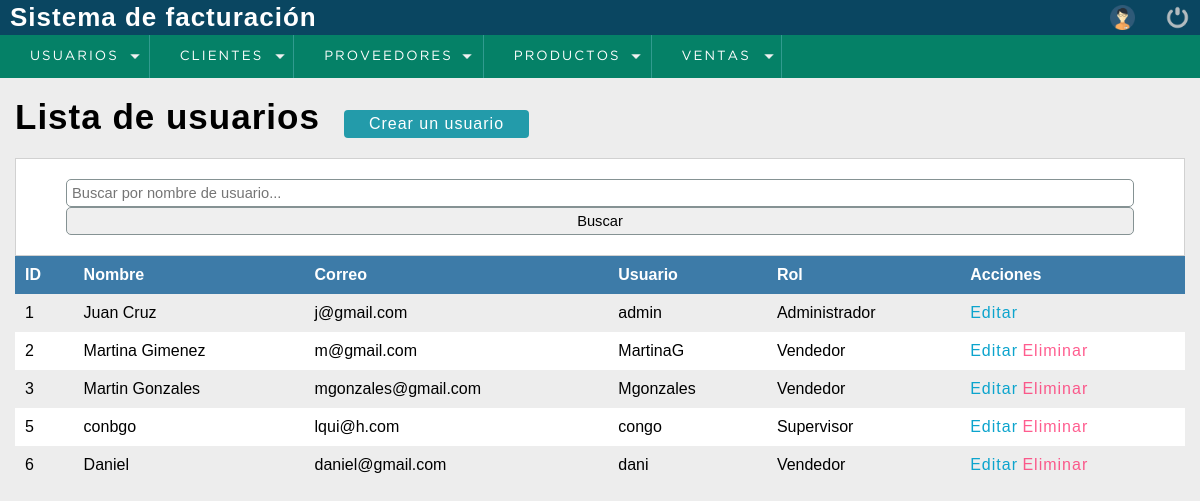
The page /proyecto/sistema/lista_usuario.php (signed in) on the database its author committed.
### tables this page shows
CREATE TABLE `usuario` (
  `idusuario` int(11) NOT NULL,
  `nombre` varchar(50) DEFAULT NULL,
  `correo` varchar(100) DEFAULT NULL,
  `usuario` varchar(15) DEFAULT NULL,
  `clave` varchar(100) DEFAULT NULL,
  `rol` int(11) DEFAULT NULL
);

CREATE TABLE `rol` (
  `idrol` int(11) NOT NULL,
  `rol` varchar(20) DEFAULT NULL
);

### proyecto/sistema/lista_usuario.php (the view, shortened to what this page needs)
<?php
    include "../bd.php";
    $nombre_usuario = '';
?>
<!DOCTYPE html>
<html lang="en">
<head>
    <?php include "includes/scripts.php"; ?>
    <?php include "includes/header.php"; ?>
</head>
<body>
    <section id="container">
        <h1>Lista de usuarios</h1>
        <a href="registro_usuario.php" class="btn_new">Crear un usuario</a>
        <form action="" method="GET" class="form_search">
            <input type="text" name="nombre_usuario" id="nombre_usuario" placeholder="Buscar por nombre de usuario..." value="<?php echo $nombre_usuario; ?>">
            <input type="submit" value="Buscar" class="btn_search">
        </form>
        <table>
            <tr>
                <th>ID</th>
                <th>Nombre</th>
                <th>Correo</th>
                <th>Usuario</th>
                <th>Rol</th>
                <th>Acciones</th>
            </tr>
            <?php
            if (!empty($nombre_usuario)) {
                $query = mysqli_query($connection, "SELECT u.idusuario, u.nombre, u.correo, u.usuario, r.rol FROM usuario u INNER JOIN rol r ON u.rol = r.idrol WHERE u.usuario LIKE '%$nombre_usuario%'");
            } else {
                $query = mysqli_query($connection, "SELECT u.idusuario, u.nombre, u.correo, u.usuario, r.rol FROM usuario u INNER JOIN rol r ON u.rol = r.idrol");
            }
            $result = mysqli_num_rows($query);
            if ($result > 0) {
                while ($data = mysqli_fetch_array($query)) {
            ?>
            <tr>
                <td><?php echo $data['idusuario']; ?></td>
                <td><?php echo $data['nombre']; ?></td>
                <td><?php echo $data['correo']; ?></td>
                <td><?php echo $data['usuario']; ?></td>
                <td><?php echo $data['rol']; ?></td>
                <td>
                    <a class="link_edit" href="editar_usuario.php?id=<?php echo $data['idusuario']; ?>">Editar</a>
                    <?php
                    if ($data['idusuario'] != 1) {
                    ?>
                        <a class="link_delete" href="eliminar_usuario.php?id=<?php echo $data['idusuario']; ?>">Eliminar</a>
                    <?php } ?>
                </td>
            </tr>
            <?php
                }
            } else {
                echo '<tr><td colspan="6">No hay usuarios registrados o no se encontraron resultados para la búsqueda.</td></tr>';
            }
            ?>
        </table>
    </section>
</body>
</html>

### proyecto/sistema/css/style.css (style rules this page uses)
* { margin: 0; padding: 0; box-sizing: border-box; }
body { background: #ededed; }
h1, h2, h3, h4, h5, h6 { font-family: 'arial'; font-weight: bold; letter-spacing: 1px; }
h1 { font-size: 26px; }
a { text-decoration: none; font-family: arial; letter-spacing: 1px; }
#container { padding: 90px 15px 15px; }
form { background: #FFF; margin: auto; padding: 20px 50px; border: 1px solid #d1d1d1; }
input,select { display: block; width: 100%; font-size: 11pt; padding: 5px; border: 1px solid #859293; border-radius: 5px; }
#container h1 { font-size: 35px; display: inline-block; }
.btn_new { display: inline-block; background: #239baa; color: #FFF; padding: 5px 25px; border-radius: 4px; margin: 20px; }
table { border-collapse: collapse; font-size: 12pt; font-family: 'Arial'; width: 100%; }
table th { text-align: left; padding: 10px; background: #3d7ba8; color: #FFF; }
table tr:nth-child(odd) { background: #FFF; }
table td { padding: 10px; }
.link_edit { color: #0ca4cd; }
.link_delete { color: #f26b; }

### rows shown on the page
usuario: idusuario "1", nombre "Juan Cruz", correo "j@gmail.com", usuario "admin", rol.rol "Administrador"
usuario: idusuario "2", nombre "Martina Gimenez", correo "m@gmail.com", usuario "MartinaG", rol.rol "Vendedor"
usuario: idusuario "3", nombre "Martin Gonzales", correo "mgonzales@gmail.com", usuario "Mgonzales", rol.rol "Vendedor"
usuario: idusuario "5", nombre "conbgo", correo "lqui@h.com", usuario "congo", rol.rol "Supervisor"
usuario: idusuario "6", nombre "Daniel", correo "daniel@gmail.com", usuario "dani", rol.rol "Vendedor"
